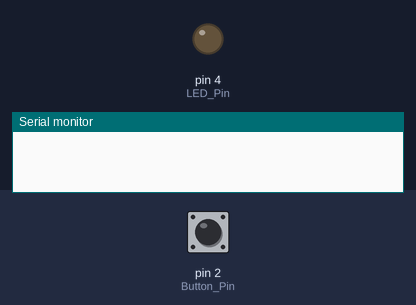
Bench run of a sketch on a simulated Arduino Uno, built with avr-gcc and run on an emulated ATmega328P. Parts: output pins drawn as LEDs (lit = HIGH), the last lines printed to the serial monitor. Dashed ring = blinking. The inputs (shaded band) are chosen by the test bench; at power-on: pin 2 (Button_Pin) HIGH.

Above: at 1.2 s.
1.3 s: pin 2 (Button_Pin) pulled LOW for 3.2 s
At 3.62 s:
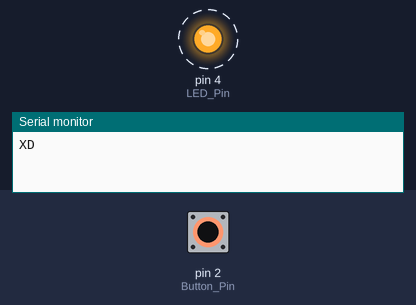
6.7 s: pin 2 (Button_Pin) pulled LOW for 0.15 s
Timing chart, 0 to 9.7 s (numbered marks = the images above; inputs shaded):
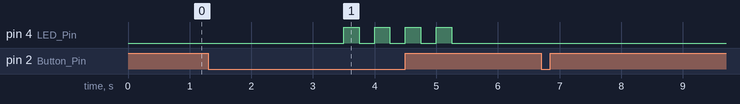

The sketch:

Button.ino
```cpp
/*
 * Button_ISR
 * Pin2|Interupt0
 * Pin3|Interupt1
 * 長按|進入IDreset模式
 * 短按|進入開/關模式
 * volatile|中斷副程式裡用到的全域變數都要加
 */
#define Button_Pin 2
#define LED_Pin 4
bool NODE_STATUS=false;
volatile bool Button_Status;  // 目前狀態
int count=0;

void Button_ISR(){  /*中斷副程式不能有delay*/
    Button_Status=true;
}

void ID_RESET(){  /* ID清為-1，向Gateway重要新的ID 和 Gateway's MAC*/
    Serial.println(String("ID_RESET()!"));
    LED_Blink();
}

void setup() {  /* 順序別亂改www */
    Serial.begin(9600);
    attachInterrupt(0,Button_ISR,FALLING); // 0_Pin2, 上
    pinMode(Button_Pin,INPUT_PULLUP);
    pinMode(LED_Pin,OUTPUT);
    Button_Status=false;
}
void LED_Blink(){
    digitalWrite(LED_Pin,HIGH);
    delay(250);
    digitalWrite(LED_Pin,LOW);
    delay(250);
}
void Button_Press(){
      unsigned long start=millis();
      Serial.println(String("XD"));
      while(!digitalRead(Button_Pin)){
          if(millis()-start>=500){
              LED_Blink();}}
      if(millis()-start>=500){
          ID_RESET();
      }else{
          Serial.println(String("CHANGE!"));
      }
      Button_Status=false;
}

void loop() {
    if(Button_Status){
        Button_Press();
    }
    delay(3000);


}
```

Measured:
- after the input at 1.3 s, pin 4 (LED_Pin): alternates HIGH for 0.25 s and LOW for 0.25 s, 8 changes in all, then stays LOW, starting after 2.2 s
